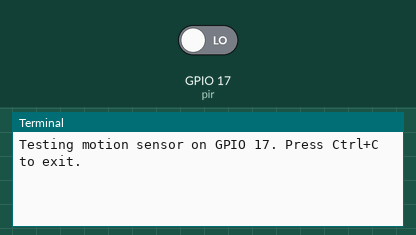
This program was run on a simulated Raspberry Pi (BCM pin numbers). Parts: the last lines printed to the terminal. Inputs (shaded band) come from the test bench; at power-on: GPIO 17 (pir) LOW.

Above: at 1.2 s.
1.3 s: GPIO 17 (pir) driven HIGH
At 1.7 s:
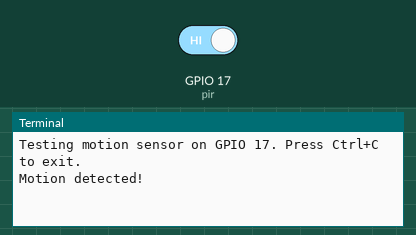
2.8 s: GPIO 17 (pir) driven LOW
At 4.1 s:
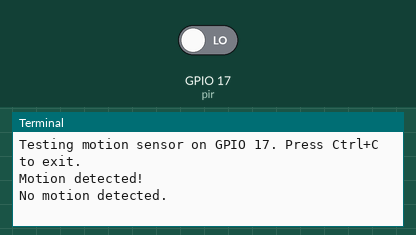

Measured:
- after the input at 1.3 s, the terminal: prints a new line at once (image 1)
- after the input at 2.8 s, the terminal: prints a new line at once (image 2)

The program:

main.py
```python
from gpiozero import MotionSensor
from signal import pause

# Initialize the PIR sensor on GPIO 17
pir = MotionSensor(17)

# Event handler for motion detected
def motion_detected():
    print("Motion detected!")

# Event handler for no motion
def no_motion():
    print("No motion detected.")

# Assign event handlers
pir.when_motion = motion_detected
pir.when_no_motion = no_motion

# Keep the script running
print("Testing motion sensor on GPIO 17. Press Ctrl+C to exit.")
pause()
```
